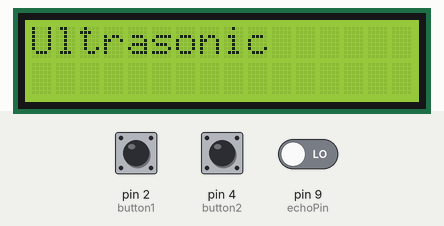
A sketch run on a simulated Arduino Uno, built with avr-gcc and run on an emulated ATmega328P. On the bench: 16×2 character LCD. The inputs (shaded band) are chosen by the test bench; at power-on: pin 4 (button2) LOW, pin 2 (button1) LOW, pin 9 (echoPin) LOW. What the sketch prints to the serial monitor is not drawn.

Above: at 0.1 s.
2.1 s: pin 4 (button2) pulled HIGH for 0.15 s
At 3.8 s:
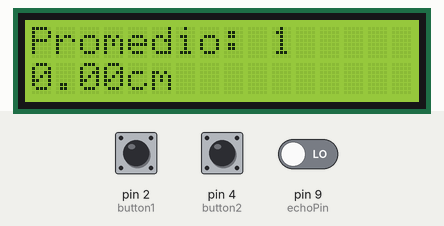
At 14.6 s:
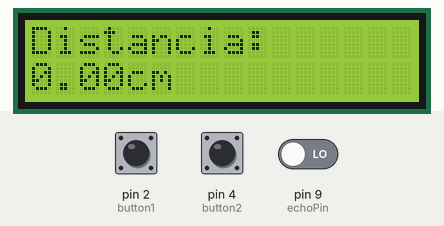
Timing chart, 0 to 15.8 s (numbered marks = the images above; inputs shaded):
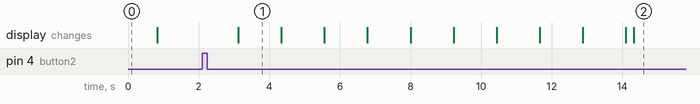

The sketch:

UltraSonicSerial.ino
```cpp
#include <Wire.h>                 //Maneja el I2C
#include <LiquidCrystal_I2C.h>    //Maneja el LCD

#define trigPin 11
#define echoPin 9
#define button1 2
#define button2 4

float tiempo;
int state;
String receivedString;

LiquidCrystal_I2C lcd(0x27, 2, 1, 0, 4, 5, 6, 7, 3, POSITIVE);

void setup(){
  Serial.begin(9600);
  pinMode(trigPin, OUTPUT);
  pinMode(echoPin, INPUT);
  pinMode(button1, INPUT);
  pinMode(button2, INPUT);

  //Inicializar la pantalla
  lcd.begin(16, 2);
  lcd.home ();
  lcd.print("Ultrasonic");
  delay(750);
  lcd.clear();
}

void loop(){

  if(Serial.available()>0){
    receivedString = Serial.readStringUntil('\n');
  }

  if(receivedString.equals("dist") || receivedString.equals("DIST") || digitalRead(button1) == HIGH){
    float distancia = medirDistancia();
    Serial.print(distancia);
    imprimirDistancia(distancia);
    Serial.print("\n");
    receivedString = "";
    delay(200);
   }

   if(receivedString.equals("prom") || receivedString.equals("PROM") || digitalRead(button2) == HIGH){
   float distancia = 0;
   float distancias = 0;
   float promedio = 0;

    for(int i = 0; i < 10; i++){
      distancia = medirDistancia();
      distancias = distancias + distancia;
      imprimirDistanciaPromedio(i, distancia);
      delay(200);
    }

   promedio = distancias/10;
   Serial.print(promedio);
   imprimirDistancia(promedio);
   Serial.print("\n");
   promedio = 0;
   distancias = 0;
   distancia = 0;
   receivedString = "";
   }
}

void imprimirDistancia(float dist){
  lcd.clear();
  lcd.print("Distancia:");
  lcd.setCursor(0, 1);
  lcd.print(dist);
  lcd.print("cm");
}

void imprimirDistanciaPromedio(int iterador, float dist){
  lcd.clear();
  lcd.print("Promedio: ");
  lcd.print(iterador+1);
  lcd.setCursor(0, 1);
  lcd.print(dist);
  lcd.print("cm");
}

float medirDistancia(){
    float distancia;
    digitalWrite(trigPin, LOW);
    delayMicroseconds(5);
    digitalWrite(trigPin, HIGH);
    delayMicroseconds(10);
    tiempo = pulseIn(echoPin, HIGH);
    distancia = tiempo * 0.034 / 2;
    return distancia;
}
```

Measured:
- after the input at 2.1 s, the display: changes after 1.0 s (image 1)
- what the display in image 1 shows lasts 1.2 s, from 3.1 s to 4.3 s
